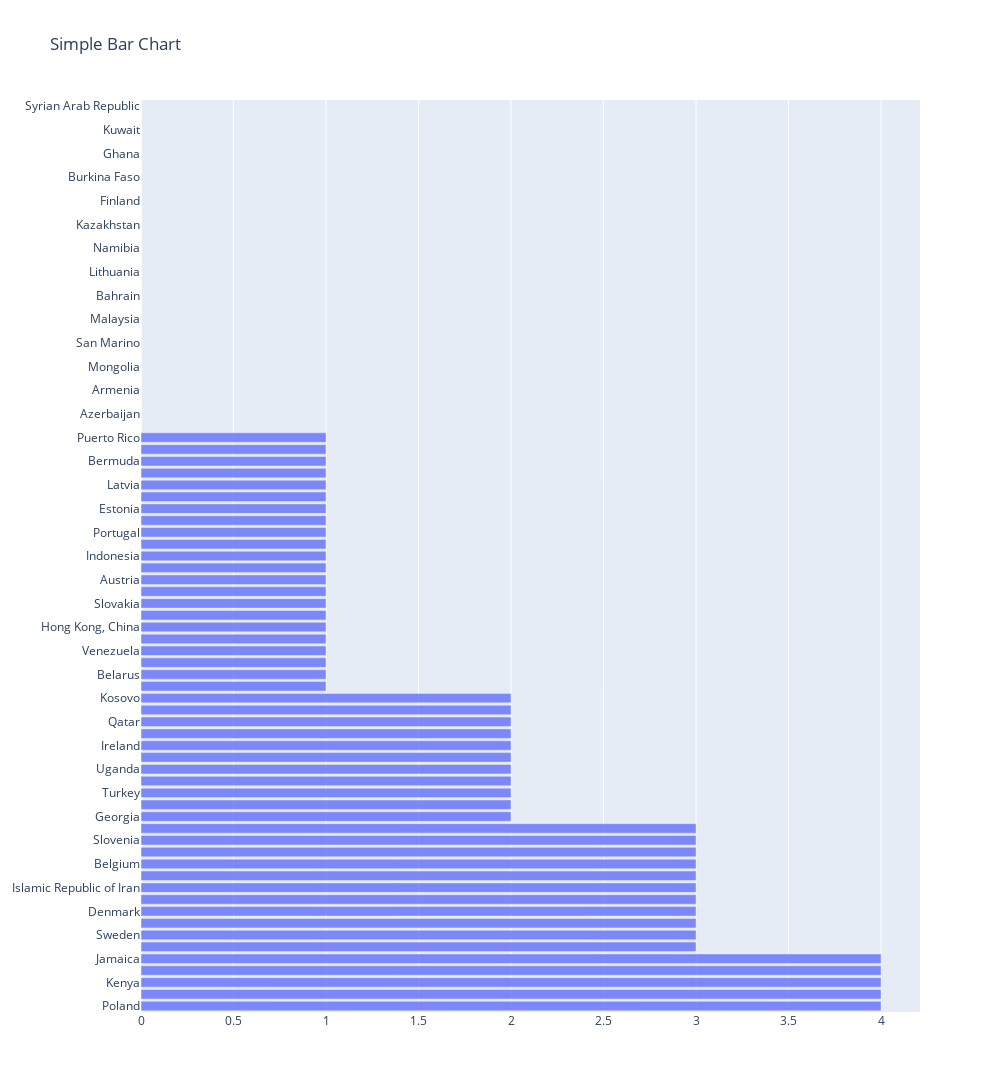

Notebook code cell kept with this figure:
### Code cell
y = df[df['Gold'] < 5]['Team/NOC']
x = df[df['Gold'] < 5]['Gold']
data = go.Bar(x= x,y= y,orientation = 'h',textposition='auto',opacity=0.8)
layout = go.Layout(title = 'Simple Bar Chart',width=1000,height=1500)
fig = go.Figure(data=data,layout=layout)
fig.show()

### Figure 1 — Plotly figure (JSON) as saved in the notebook; plotly's stock layout.template omitted (floating-point values rounded to 4 significant figures)
{"data": [{"opacity": 0.8, "orientation": "h", "textposition": "auto", "type": "bar", "x": [4, 4, 4, 4, 4, 3, 3, 3, 3, 3, 3, 3, 3, 3, 3, 3, 2, 2, 2, 2, 2, 2, 2, 2, 2, 2, 2, 1, 1, 1, 1, 1, 1, 1, 1, 1, 1, 1, 1, 1, 1, 1, 1, 1, 1, 1, 1, 1, 1, 0, 0, 0, 0, 0, 0, 0, 0, 0, 0, 0, 0, 0, 0, 0, 0, 0, 0, 0, 0, 0, 0, 0, 0, 0, 0, 0, 0], "y": ["Poland", "Czech Republic", "Kenya", "Norway", "Jamaica", "Spain", "Sweden", "Switzerland", "Denmark", "Croatia", "Islamic Republic of Iran", "Serbia", "Belgium", "Bulgaria", "Slovenia", "Uzbekistan", "Georgia", "Chinese Taipei", "Turkey", "Greece", "Uganda", "Ecuador", "Ireland", "Israel", "Qatar", "Bahamas", "Kosovo", "Ukraine", "Belarus", "Romania", "Venezuela", "India", "Hong Kong, China", "Philippines", "Slovakia", "South Africa", "Austria", "Egypt", "Indonesia", "Ethiopia", "Portugal", "Tunisia", "Estonia", "Fiji", "Latvia", "Thailand", "Bermuda", "Morocco", "Puerto Rico", "Colombia", "Azerbaijan", "Dominican Republic", "Armenia", "Kyrgyzstan", "Mongolia", "Argentina", "San Marino", "Jordan", "Malaysia", "Nigeria", "Bahrain", "Saudi Arabia", "Lithuania", "North Macedonia", "Namibia", "Turkmenistan", "Kazakhstan", "Mexico", "Finland", "Botswana", "Burkina Faso", "Côte d'Ivoire", "Ghana", "Grenada", "Kuwait", "Republic of Moldova", "Syrian Arab Republic"]}], "layout": {"height": 1500, "title": {"text": "Simple Bar Chart"}, "width": 1000}}
